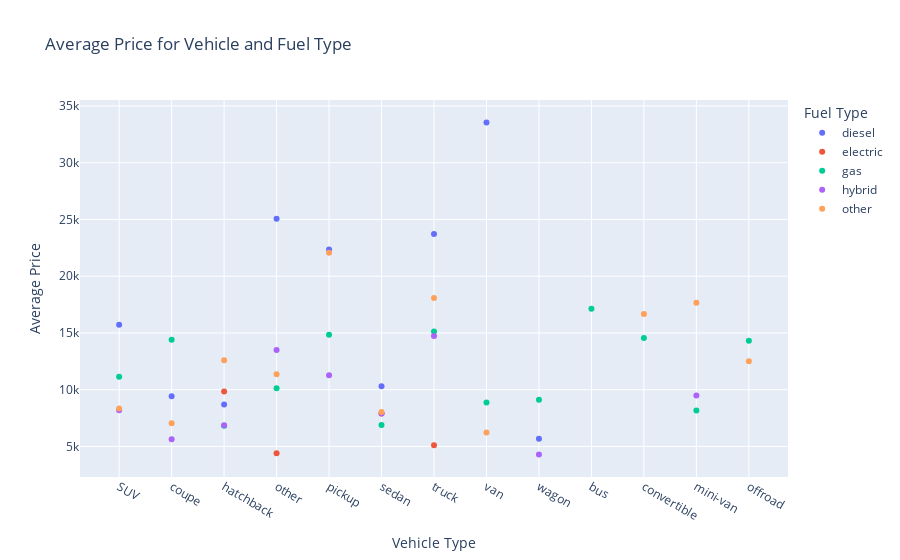

The notebook cell saved with this chart:
### Markdown cell above
This groups the data by fuel and vehicle type, then calculates average price. Then the series is put into a dataframe, and a scatter plot is created.

### Code cell
grp2 = car_data.groupby(['fuel', 'type'])
car_type = grp2['price'].mean()
car_type = car_type.reset_index().rename(columns={0: 'price'})
car_type_scatter = px.scatter(car_type,
                              x='type',
                              y='price',
                              color='fuel',
                              labels={
                                  'price': 'Average Price',
                                  'type': 'Vehicle Type',
                                  'fuel': 'Fuel Type'},
                              title='Average Price for Vehicle and Fuel Type')
car_type_scatter.show()

### Figure 1 — Plotly figure (JSON) as saved in the notebook; plotly's stock layout.template omitted (floating-point values rounded to 4 significant figures)
{"data": [{"hovertemplate": "Fuel Type=diesel<br>Vehicle Type=%{x}<br>Average Price=%{y}<extra></extra>", "legendgroup": "diesel", "marker": {"color": "#636efa", "symbol": "circle"}, "mode": "markers", "name": "diesel", "orientation": "v", "showlegend": true, "type": "scatter", "x": ["SUV", "coupe", "hatchback", "other", "pickup", "sedan", "truck", "van", "wagon"], "xaxis": "x", "y": [15730.0, 9419, 8700, 25060.0, 22360.0, 10300.0, 23710.0, 33530.0, 5680.0], "yaxis": "y"}, {"hovertemplate": "Fuel Type=electric<br>Vehicle Type=%{x}<br>Average Price=%{y}<extra></extra>", "legendgroup": "electric", "marker": {"color": "#EF553B", "symbol": "circle"}, "mode": "markers", "name": "electric", "orientation": "v", "showlegend": true, "type": "scatter", "x": ["hatchback", "other", "sedan", "truck"], "xaxis": "x", "y": [9850, 4400, 7900, 5100.0], "yaxis": "y"}, {"hovertemplate": "Fuel Type=gas<br>Vehicle Type=%{x}<br>Average Price=%{y}<extra></extra>", "legendgroup": "gas", "marker": {"color": "#00cc96", "symbol": "circle"}, "mode": "markers", "name": "gas", "orientation": "v", "showlegend": true, "type": "scatter", "x": ["SUV", "bus", "convertible", "coupe", "hatchback", "mini-van", "offroad", "other", "pickup", "sedan", "truck", "van", "wagon"], "xaxis": "x", "y": [11140.0, 17140.0, 14560.0, 14390.0, 6818.0, 8167.0, 14310.0, 10140.0, 14840.0, 6894.0, 15130.0, 8881.0, 9125.0], "yaxis": "y"}, {"hovertemplate": "Fuel Type=hybrid<br>Vehicle Type=%{x}<br>Average Price=%{y}<extra></extra>", "legendgroup": "hybrid", "marker": {"color": "#ab63fa", "symbol": "circle"}, "mode": "markers", "name": "hybrid", "orientation": "v", "showlegend": true, "type": "scatter", "x": ["SUV", "coupe", "hatchback", "mini-van", "other", "pickup", "sedan", "truck", "wagon"], "xaxis": "x", "y": [8183.0, 5638.0, 6867.0, 9500, 13500.0, 11275, 7907.0, 14720.0, 4300], "yaxis": "y"}, {"hovertemplate": "Fuel Type=other<br>Vehicle Type=%{x}<br>Average Price=%{y}<extra></extra>", "legendgroup": "other", "marker": {"color": "#FFA15A", "symbol": "circle"}, "mode": "markers", "name": "other", "orientation": "v", "showlegend": true, "type": "scatter", "x": ["SUV", "convertible", "coupe", "hatchback", "mini-van", "offroad", "other", "pickup", "sedan", "truck", "van"], "xaxis": "x", "y": [8348.0, 16660.0, 7050.0, 12600.0, 17670.0, 12500, 11370.0, 22070.0, 8034.0, 18070.0, 6224.0], "yaxis": "y"}], "layout": {"legend": {"title": {"text": "Fuel Type"}, "tracegroupgap": 0}, "title": {"text": "Average Price for Vehicle and Fuel Type"}, "xaxis": {"anchor": "y", "domain": [0, 1], "title": {"text": "Vehicle Type"}}, "yaxis": {"anchor": "x", "domain": [0, 1], "title": {"text": "Average Price"}}}}
